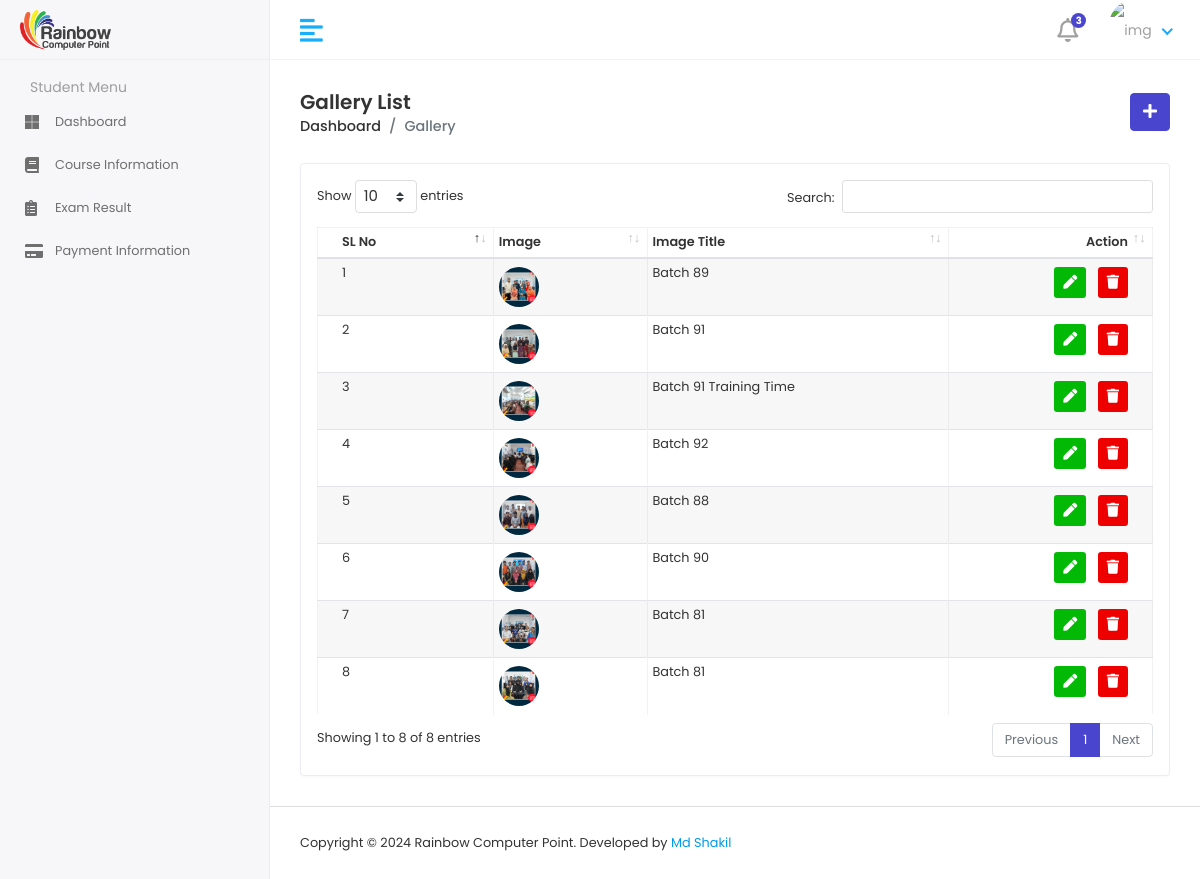
Screenshot of /galleryList/ (signed in) with the database file from the repository.
### RainbowApp/models.py (models this page shows)
class GalleryImageModel(models.Model):
    ImageTitle = models.CharField(max_length=100, null=True)
    GalleryImage = models.ImageField(upload_to='galleryImage', null=True)

### RainbowProject/views.py (the view)
# urls.py: path('galleryList/',galleryList, name='galleryList'),
@login_required
def galleryList(request):
    galleryData = GalleryImageModel.objects.all()
    context = {
        'galleryData':galleryData
    }
    return render(request,'gallery/gallerylist.html',context)

### template/gallery/gallerylist.html
{% extends 'adminmaster/adminmaster.html' %}
{% block admincontent %}
{% load static %}
<div class="content container-fluid">
    <div class="page-header">
       <div class="row align-items-center">
          <div class="col">
             <h3 class="page-title">Gallery List</h3>
             <ul class="breadcrumb">
                <li class="breadcrumb-item"><a href="{% url 'adminDashboard' %}">Dashboard</a></li>
                <li class="breadcrumb-item active">Gallery</li>
             </ul>
          </div>
          <div class="col-auto text-right float-right ml-auto">
             <a href="{% url 'addGallery' %}" class="btn btn-primary"><i class="fas fa-plus"></i></a>
          </div>
       </div>
    </div>
    <div class="row">
       <div class="col-sm-12">
          <div class="card card-table">
             <div class="card-body">
                <div class="table-responsive">
                    {% include 'commons/message.html' %}
                   <table id="tabledata" class="table table-striped table-bordered" cellspacing="0" width="100%">
                      <thead>
                         <tr>
                            <th>SL No</th>
                            <th>Image</th>
                            <th>Image Title</th>
                            <th class="text-right">Action</th>
                         </tr>
                      </thead>
                      <tbody>
                        {% for i in galleryData %}
                        <tr>
                           <td>{{ forloop.counter }}</td>
                           <td>
                              <h2 class="table-avatar">
                                 <a class="avatar avatar-sm mr-2"><img class="avatar-img rounded-circle" src="{{i.GalleryImage.url}}" alt="User Image"></a>
                              </h2>
                           </td>
                           <td>
                              {{i.ImageTitle}}</a>
                           </td>
                           <td class="text-right">
                              <div class="actions">
                                 <a href="{% url 'editImage' i.id %}" class="btn btn-sm bg-success-light mr-2">
                                 <i class="fas fa-pen"></i>
                                 </a>
                                 <a href="{% url 'deleteImage' i.id %}" class="btn btn-sm bg-danger-light">
                                 <i class="fas fa-trash"></i>
                                 </a>
                              </div>
                           </td>
                        </tr>
                        {% endfor %}
                      </tbody>
                   </table>
                </div>
             </div>
          </div>
       </div>
    </div>
 </div>
{% endblock admincontent %}

### static/assets/css/style.css (style rules this page uses)
html { height: 100%; }
body { background-color: #fff; color: #333; font-family: 'Poppins', sans-serif; font-size: 0.8rem; height: 100%; line-height: 1; overflow-x: hidden; }
h1, h2, h3, h4, h5, h6 { font-family: 'Poppins', sans-serif; margin-top: 0; }
a { color: #009ce7; }
input, button, a { transition: all 0.4s ease; -moz-transition: all 0.4s ease; -o-transition: all 0.4s ease; -ms-transition: all 0.4s ease; -webkit-transition: all 0.4s ease; }
ul, ol { padding: 0px; list-style: none; }
.table { color: #333; max-width: 100%; margin-bottom: 0; width: 100%; }
.table-striped > tbody > tr:nth-of-type(2n+1) { background-color: #f8f9fa; }
.table.dataTable { border-collapse: collapse !important; border: 1px solid rgba(0, 0, 0, 0.05); }
table.table td h2 { display: inline-block; font-size: inherit; font-weight: 400; margin: 0; padding: 0; vertical-align: middle; }
table.table td h2.table-avatar { align-items: center; display: inline-flex; font-size: inherit; font-weight: 400; margin: 0; padding: 0; vertical-align: middle; white-space: nowrap; }
table.table td h2 a { color: #333; }
.table thead tr th { font-weight: 600; }
.table tbody tr { border-bottom: 1px solid rgba(0, 0, 0, 0.05); }
.table-striped thead tr { border-color: transparent; }
.table-striped tbody tr { border-color: transparent; }
.table-striped tbody tr:nth-of-type(even) { background-color: rgba(255, 255, 255, 0.3); }
.table-striped tbody tr:nth-of-type(odd) { background-color: rgba(235, 235, 235, 0.4); }
.table-bordered { border: 1px solid rgba(0, 0, 0, 0.05) !important; }
.table-bordered th, .table-bordered td { border-color: rgba(0, 0, 0, 0.05); }
.card-table .card-body .table > thead > tr > th { border-top: 0; }
.card-table .card-body .table tr td:first-child, .card-table .card-body .table tr th:first-child { padding-left: 1.5rem; }
.card-table .card-body .table tr td:last-child, .card-table .card-body .table tr th:last-child { padding-right: 1.5rem; }
.card-table .table td, .card-table .table th { border-top: 1px solid #e2e5e8; padding: 0.5rem 0.3rem; white-space: nowrap; }
.btn-primary { background-color: #4a45cf; border: 1px solid #4a45cf; }
.card { border: 1px solid #ececf5; box-shadow: 0 1px 3px 0 rgba(0, 0, 0, 0.03); margin-bottom: 1.875rem; }
.card-body { padding: 1rem; }
.bg-danger-light { background-color:#ee0000 !important; color:#fff !important; }
.bg-success-light { background-color: #02ba05; color: #fff; }
.avatar { position: relative; display: inline-block; width: 3rem; height: 3rem }
.avatar > img { width: 100%; height: 100%; -o-object-fit: cover; object-fit: cover; }
.avatar-sm { width: 2.5rem; height: 2.5rem; }
.page-wrapper > .content { padding: 1.875rem 1.875rem 0; }
.page-header { margin-bottom: 1.875rem; }
.page-header .breadcrumb { background-color: transparent; color: #6c757d; font-size: 0.9rem; font-weight: 500; margin-bottom: 0; padding: 0; }
.page-header .breadcrumb a { color: #333; }
.page-title { font-size: 20px; font-weight: 600; color: #333; margin-bottom: 5px; }

### rows the page displays
GalleryImageModel: GalleryImage (picture), ImageTitle "Batch 89"
GalleryImageModel: GalleryImage (picture), ImageTitle "Batch 91"
GalleryImageModel: GalleryImage (picture), ImageTitle "Batch 91 Training Time"
GalleryImageModel: GalleryImage (picture), ImageTitle "Batch 92"
GalleryImageModel: GalleryImage (picture), ImageTitle "Batch 88"
GalleryImageModel: GalleryImage (picture), ImageTitle "Batch 90"
GalleryImageModel: GalleryImage (picture), ImageTitle "Batch 81"
GalleryImageModel: GalleryImage (picture), ImageTitle "Batch 81"
